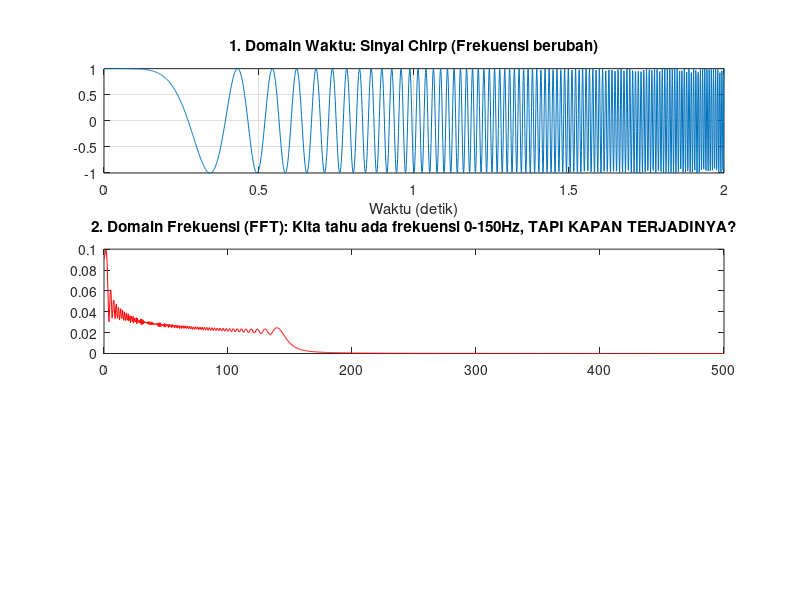

Write the MATLAB code that produced this figure. (Note: this script raises an error after producing the figure.)
%% DEMO 1: MENGAPA FOURIER GAGAL? (Sinyal Chirp)
%  Tujuan: Menunjukkan kelemahan FFT pada sinyal non-stasioner
clc; clear; close all;

% --- 1. MEMBUAT SINYAL BUATAN (CHIRP) ---
fs = 1000;              % Frekuensi sampling (1000 data per detik)
t = 0:1/fs:2;           % Durasi 2 detik
% Sinyal 'Chirp': Suara yang nadanya naik terus (seperti burung)
% Dari 0 Hz (awal) menjadi 150 Hz (akhir)
x = chirp(t, 0, 2, 150, 'quadratic');

figure('Name', 'Perbandingan Fourier vs Wavelet', 'Color', 'w', 'Position', [100, 100, 800, 800]);

% --- 2. PLOT DOMAIN WAKTU ---
subplot(3,1,1);
plot(t, x);
title('1. Domain Waktu: Sinyal Chirp (Frekuensi berubah)');
xlabel('Waktu (detik)'); axis tight; grid on;

% --- 3. PLOT DOMAIN FREKUENSI (FFT BIASA) ---
L = length(x);
Y = fft(x);
P2 = abs(Y/L);
P1 = P2(1:L/2+1);
f = fs*(0:(L/2))/L;

subplot(3,1,2);
plot(f, P1, 'r');
title('2. Domain Frekuensi (FFT): Kita tahu ada frekuensi 0-150Hz, TAPI KAPAN TERJADINYA?');
subtitle('Informasi waktu HILANG total. Kita tidak tahu nada tinggi ada di detik ke berapa.');
xlabel('Frekuensi (Hz)'); grid on; xlim([0 200]);

% --- 4. PLOT TIME-FREQUENCY (WAVELET/STFT) ---
% Menggunakan Spectrogram atau CWT untuk melihat waktu & frekuensi
subplot(3,1,3);
% Catatan: pspectrum butuh Signal Processing Toolbox.
% Jika tidak ada, ganti dengan 'spectrogram(x,256,250,256,fs,'yaxis')'
spectrogram(x, 256, 250, 256, fs, 'yaxis');
title('3. Time-Frequency (Metode Wavelet/STFT): Solusinya!');
subtitle('Lihat garis diagonal kuning: Kita tahu frekuensi NAIK seiring WAKTU.');
colormap jet;
